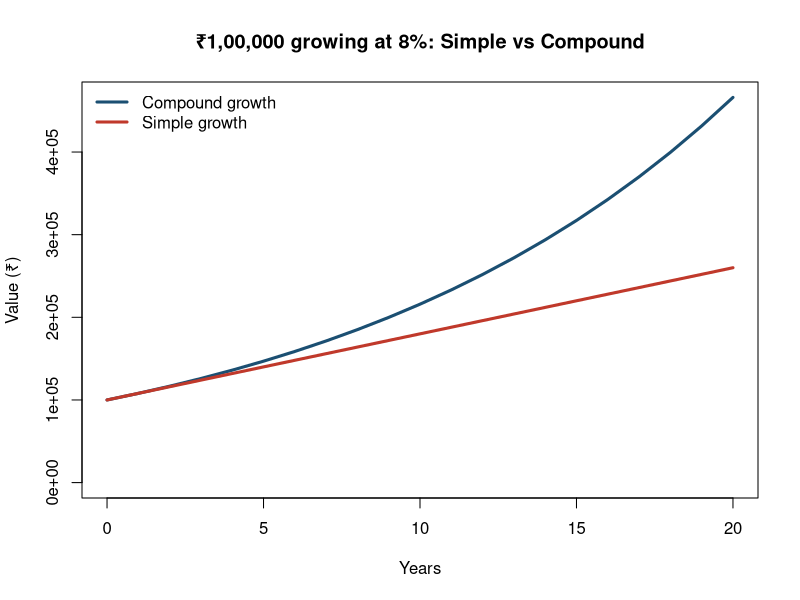

Generate this figure with R:
## ---- chunk 1
years <- 0:20
r <- 0.08
P <- 100000

simple <- P * (1 + r * years)
compound <- P * (1 + r) ^ years

plot(years, compound, type = "l", lwd = 3, col = "#1B4F72",
     ylim = c(0, max(compound)),
     xlab = "Years", ylab = "Value (₹)",
     main = "₹1,00,000 growing at 8%: Simple vs Compound")
lines(years, simple, lwd = 3, col = "#C0392B")
legend("topleft", legend = c("Compound growth", "Simple growth"),
       col = c("#1B4F72", "#C0392B"), lwd = 3, bty = "n")
